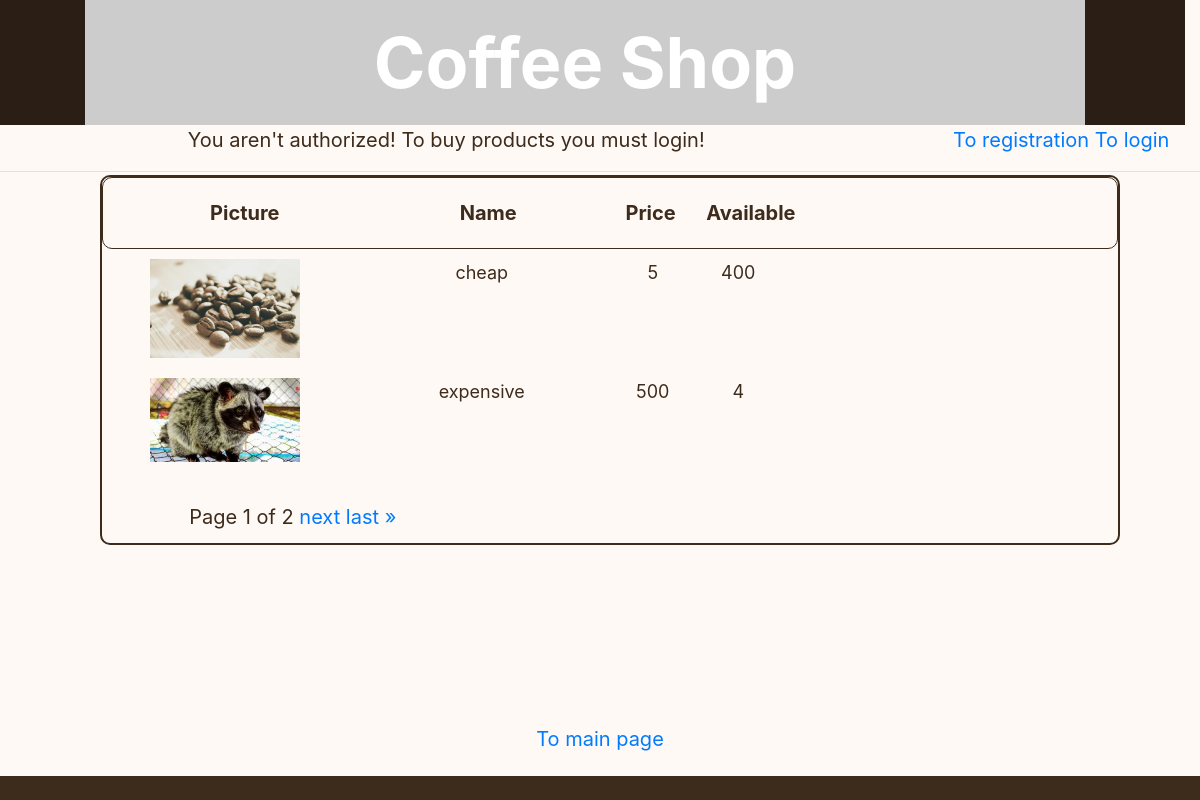
Before: /products_list/ with the older database file.
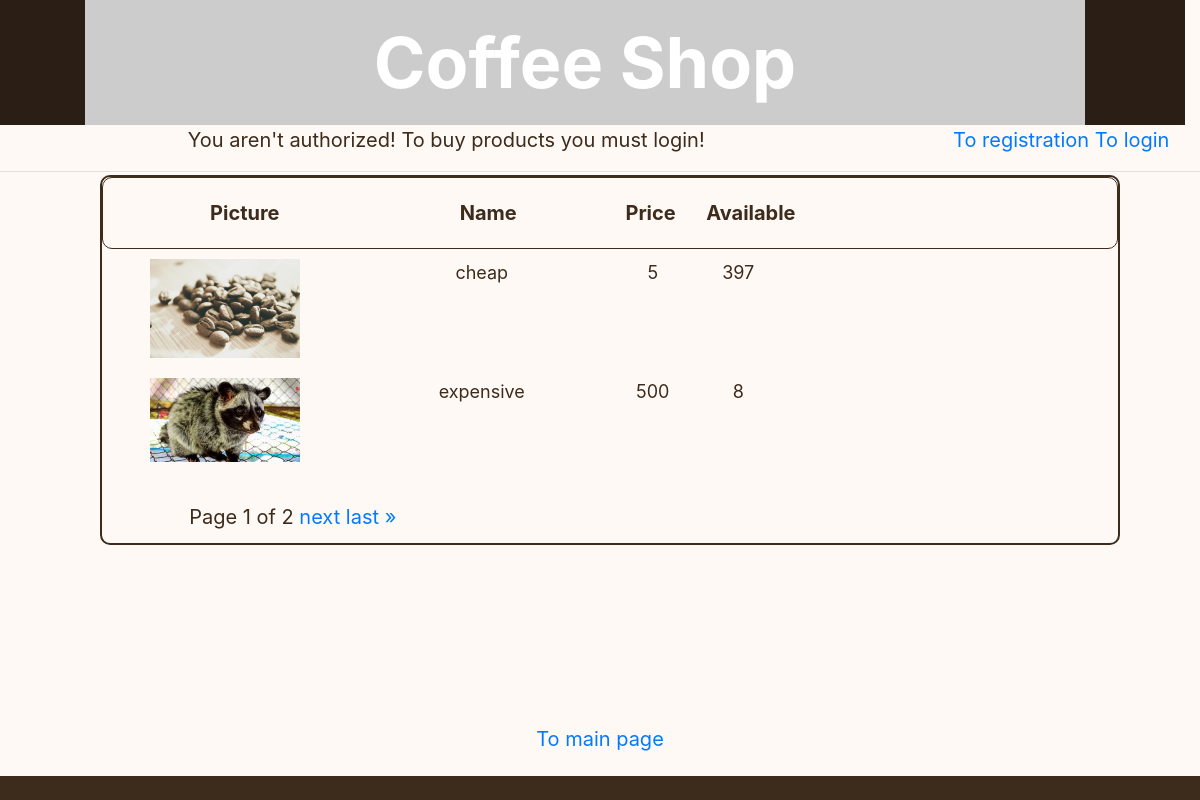
After: the same page with the newer database file.
### shop_app/models.py (models this page shows, shortened)
class Product(models.Model):
    picture = models.ImageField(max_length=100, blank=True, null=True)
    title = models.CharField(max_length=30, unique=True)
    text = models.CharField(max_length=100, blank=True, null=True)
    price = models.PositiveIntegerField(blank=True, null=True)
    quantity = models.PositiveIntegerField(default=0)

### shop_app/views.py (the view)
# urls.py: path('products_list/', cls.ProductListView.as_view(), name='products_list'),
class ProductListView(ListView):
    model = Product
    paginate_by = 2
    template_name = 'products_list.html'
    queryset = Product.objects.all()
    ordering = ['title']
    def get_context_data(self, **kwargs):
        context = super().get_context_data(**kwargs)
        context.update(
            {'purchase_form': PurchaseForm,
             })
        return context

### templates/products_list.html (shortened to what this page needs)
{% extends 'base.html' %}
{% block content %}
<div class="row" style="border:solid 1px rgb(61, 43, 28); border-radius:10px; font-weight:bold;
    padding:20px; text-align:center; margin:0px;">
    <div class="col-3">
        Picture
    </div>
    <div class="col-3">
        Name
    </div>
    <div class="col-1">
        Price
    </div>
    <div class="col-1">
        Available
    </div>
    <div class="col-1">
    </div>
    <div class="col-3">
    </div>
</div>
{% for object in page_obj %}
<div class="row" style="font-size:18px; padding:10px; text-align:center;">
    <div class="col-3">
        <img src="{% if object.picture %}{{ object.picture.url }}{% endif %}" width="150">
    </div>
    <div class="col-3">
        {{object.title}}
    </div>
    <div class="col-1">
        {{object.price}}
    </div>
    <div class="col-1">
        {{object.quantity}}
    </div>
    <div class="col-2">
    </div>
    <div class="col-1"></div>
    <div class="col-1">
    </div>
</div>
{% endfor %}
<div class="row" style="padding:30px 0 0 0;">
    <div class="col-1"></div>
    <div class="col-10">
        <div class="pagination">
    <span class="step-links">
        <span class="current">
            Page {{ page_obj.number }} of {{ page_obj.paginator.num_pages }}
        </span>
        {% if page_obj.has_next %}
            <a href="?page={{ page_obj.next_page_number }}">next</a>
            <a href="?page={{ page_obj.paginator.num_pages }}">last &raquo;</a>
        {% endif %}
    </span>
        </div>
    </div>
    <div class="col-1"></div>
</div>
{% endblock %}
{% block links %}
<a href="{% url 'index' %}">To main page</a>
{% endblock%}

### templates/base.html (shortened to what this page needs)
<!DOCTYPE html>
<html lang="en">
<head>
    <link rel="stylesheet" href="https://stackpath.bootstrapcdn.com/bootstrap/4.3.1/css/bootstrap.min.css"
>
</head>
<body style="background-color:rgb(255, 249, 246);">
<header style="width:100%">
    <div class="row"
         style="background-color: rgb(43, 31, 21); color: white; font-size:50px; width:100%;">
         <div class="col-1" style="text-align:center; padding:20px;">
        </div>
        <div class="col-10" style="text-align:center; padding:10px; background-image:url(https://i.picsum.photos/id/766/1300/150.jpg); font-size:70px; font-weight: bold;"> Coffee Shop</div>
        <div class="col-1" style="text-align:center; padding:20px;">
        </div>
    </div>
    <div class="row" style="color:rgb(61, 43, 28); font-size:20px;">
        <div class="col-9" style="text-align:center;">
            {% if request.user.is_authenticated %}
            Hi {{user.username}}! You are logged in
            {% if request.user.is_superuser %}
            as admin
            {% else %}
            as customer
            {% endif %}.
            Your wallet is {{user.wallet}}.
            {% else %}
            You aren't authorized! To buy products you must login!
            {% endif %}
        </div>
        <div class="col-3" style="text-align:center;">
            {% if request.user.is_authenticated %}
            <a href="{% url 'logout' %}">Log out</a>
            {% else %}
            {% if request.path == '/login/' %}
            <a href="{% url 'registration' %}">To registration</a>
            {% elif request.path == '/registration/' %}
            <a href="{% url 'login' %}">To login</a>
            {% else %}
            <a href="{% url 'registration' %}">To registration</a>
            <a href="{% url 'login' %}">To login</a>
            {% endif %}
            {% endif %}
        </div>
    </div>
</header>
<hr>
<div style="color:rgb(61, 43, 28); text-align:left; font-size: 20px; border:2px solid rgb(61, 43, 28); border-radius:10px;
margin: 0 100px 0 100px; width:85%; position:fixed; top:175px; bottom:12%; height:370px;">
    {% block content %}
    {% endblock %}
</div>
<div style="padding:20px; color:rgb(61, 43, 28); text-align:center; font-size: 20px; position: fixed; width: 100%; top: 88%; bottom: 3%">
    {% block links %}
    {% endblock%}
</div>
<footer class="footer"
        style="color: white; text-align: center; background-color: rgb(61, 43, 28); position: fixed; width: 100%; top: 97%; bottom: 0%">
</footer>
</body>
</html>

Changed rows visible on the page:
changed Product "cheap": quantity "400" → "397"
changed Product "expensive": quantity "4" → "8"
